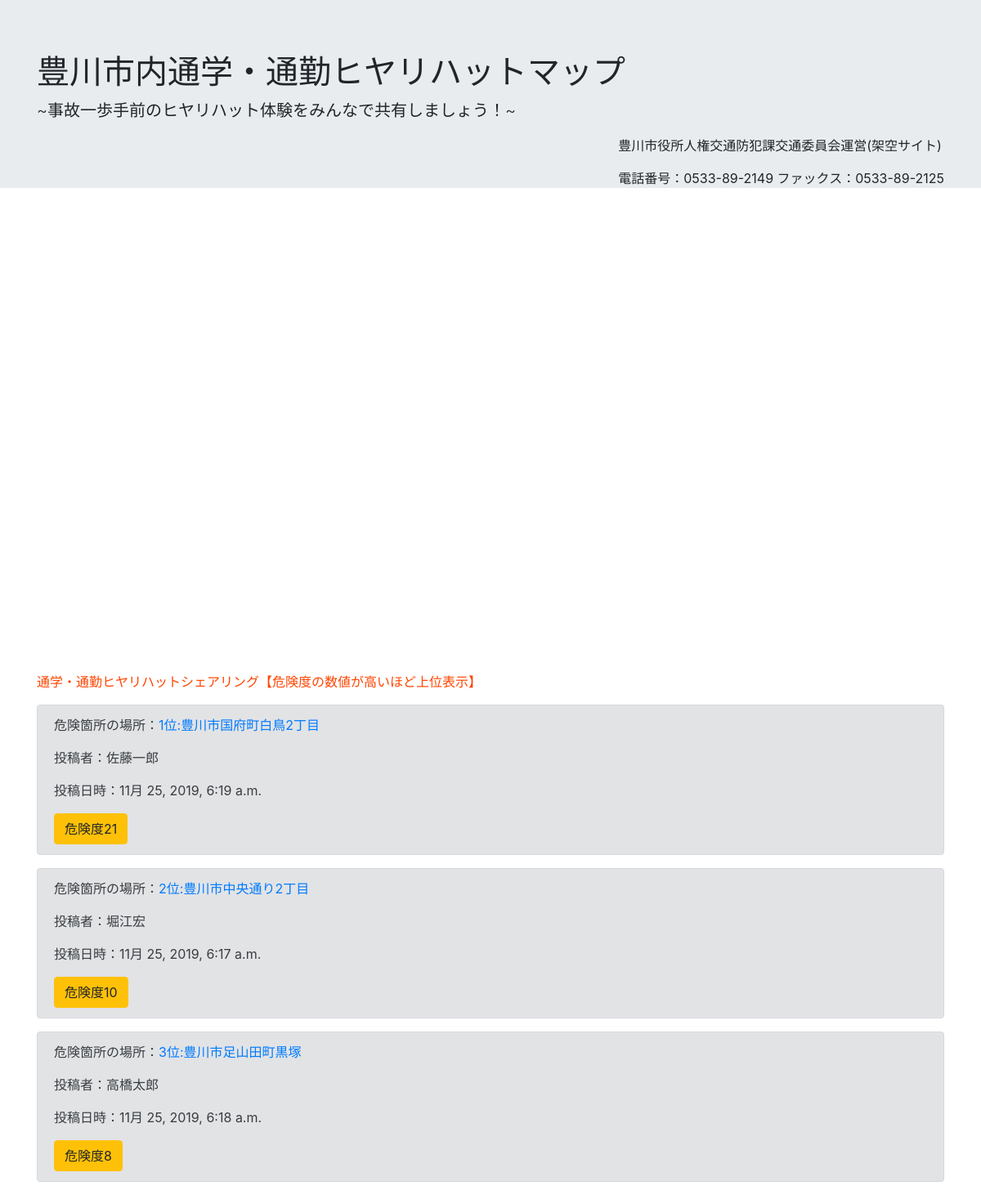
Before: / with the older database file.
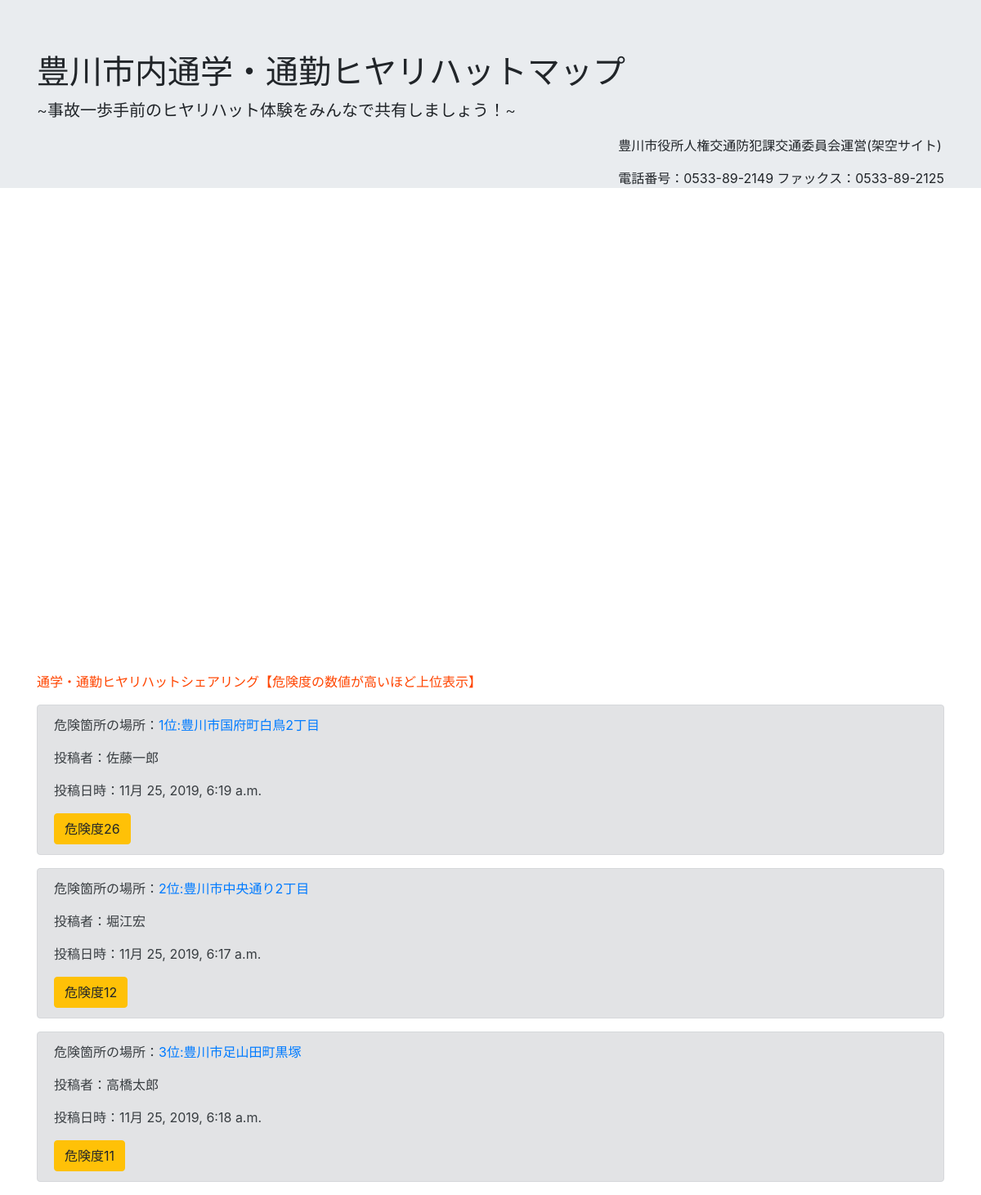
After: the same page with the newer database file.
### djangoapp/models.py (models this page shows, shortened)
class BoardModel(models.Model):
    title = models.CharField(verbose_name='危険箇所の場所', max_length=50)
    content = models.TextField(verbose_name='危険箇所である理由', max_length=100)
    author = models.CharField(verbose_name='投稿者', max_length=50)
    images = models.ImageField(verbose_name='画像', upload_to='')
    dangerous = models.IntegerField(verbose_name='危険度', null=True, blank=True, default=0)
    published_date = models.DateTimeField(verbose_name='投稿日',blank=True, null=True)
    class Meta:
        verbose_name = '豊川市内危険箇所一覧'
        verbose_name_plural = '豊川市内危険箇所一覧'
        ordering = ['-dangerous']

### djangoapp/views.py (the view)
# urls.py: path('', indexfunc, name='index'),
def indexfunc(request):
    object_list = BoardModel.objects.all()
    return render(request, 'index.html', {'object_list':object_list})

### templates/index.html (shortened to what this page needs)
{% extends 'base.html' %}
{% load static %}
{% block customcss %}
<link rel="stylesheet" href="{% static 'geo.css' %}">
{% endblock customcss %}
{% block header %}
<div class="jumbotron jumbotron-fluid">
  <div class="container">
    <h1 class="display-6">豊川市内通学・通勤ヒヤリハットマップ</h1>
    <p class="lead">~事故一歩手前のヒヤリハット体験をみんなで共有しましょう！~</p>
    <div class="float-right">
   <p>豊川市役所人権交通防犯課交通委員会運営(架空サイト)</p>
    <p>電話番号：0533-89-2149     ファックス：0533-89-2125</p>
    </div>
  </div>
</div>
{% endblock header %}
{% block content %}
<div class='container'>
  <div id="box">
        <div id="target" style="width:100%; height:100%;">
</div>
</div>
</div>
<div class='container' style="margin-top:30px;">
  <div id="box2">
<p style="font-size:16px; color: orangered;">通学・通勤ヒヤリハットシェアリング【危険度の数値が高いほど上位表示】</p>
{% for item in object_list %}
<div class="alert alert-secondary" role="alert">
<p>危険箇所の場所：<a href="{% url 'detail' item.pk %}">{{ forloop.counter }}位:{{item.title}}</a></p>
<p>投稿者：{{item.author}}</p>
<p>投稿日時：{{ item.published_date }}</p>
<a href="#" class="btn btn-warning" role="button" aria-pressed="true">危険度{{item.dangerous}}</a>
</div>
{% endfor %}
</div></div>
{% endblock content %}

### templates/base.html (shortened to what this page needs)
<!doctype html>
<html lang="en">
  <head>
    <link rel="stylesheet" href="https://stackpath.bootstrapcdn.com/bootstrap/4.3.1/css/bootstrap.min.css">
    {% block customcss %}
    {% endblock customcss %}
  </head>
  <body>
    {% block header %}
    {% endblock header %}
    {% block content %}
    {% endblock content %}
  </body>
</html>

### static/geo.css (style rules this page uses)
#box { width: 800px; height: 530px; margin: auto; }
#box2 { width: 100%; height:auto; }

Changed rows visible on the page:
changed BoardModel "豊川市国府町白鳥2丁目": dangerous "21" → "26"
changed BoardModel "豊川市中央通り2丁目": dangerous "10" → "12"
changed BoardModel "豊川市足山田町黒塚": dangerous "8" → "11"
